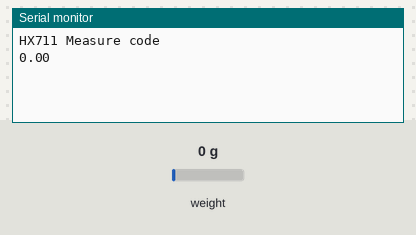
Recording of a sketch running on a simulated Arduino Uno, built with avr-gcc and run on an emulated ATmega328P. Parts: the last lines printed to the serial monitor. The test bench sets the inputs (shaded band); at power-on: weight on the scale 0 g.

Above: at 3.2 s.
3.3 s: weight on the scale set to 100 g
At 5.6 s:
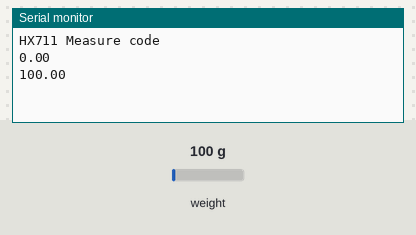
5.8 s: weight on the scale set to 1250 g
At 8.4 s:
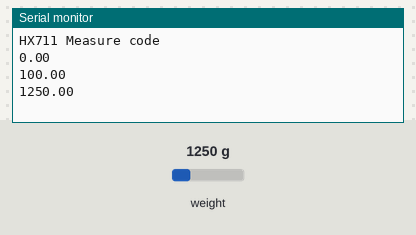
Timing chart, 0 to 9.9 s (numbered marks = the images above; inputs shaded):
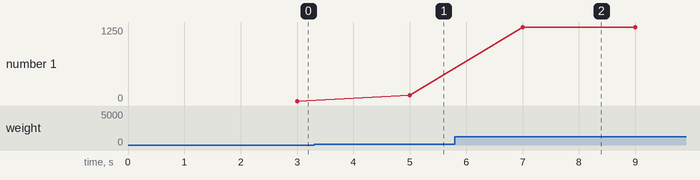

Measured:
- after the input at 3.3 s, the serial monitor: prints a new line after 1.7 s (image 1)
- after the input at 5.8 s, the serial monitor: prints a new line after 1.2 s (image 2)
- plotted number 1: 0 → 100 after the input at 3.3 s, 100 → 1250 after the input at 5.8 s

The sketch:

IoT_WeMos_CloudMQTT_Weight_Ctrl_v04_Measure.ino
```cpp
#include <HX711.h>

#define DOUT 16 // GPIO16 <=> D2
#define SCK 5 // GPIO5 <=> D3

HX711 LoadCell;

void setup() {
  Serial.begin(115200);
  Serial.println("HX711 Measure code");
  LoadCell.begin(DOUT,SCK); //Initialize LoadCell
  LoadCell.set_gain(128); //Set gain of ADC - It could be 64 or 128 (the last one default value)
  LoadCell.set_scale(378); //Start scale of LoadCell - 378 calibration factor form calibrating code
  LoadCell.tare(); //Tare the scale of LoadCell

  delay(1000);
}

void loop() {
  float current_weight=LoadCell.get_units(10);  //Get average of 20 scale readings
  if (current_weight < 0)
    current_weight = 0;
  Serial.println(current_weight);  //Print readings
  delay(1000);
}
```
